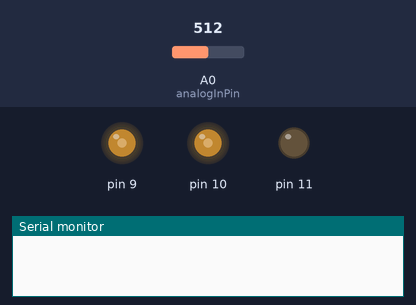
Recording of a sketch running on a simulated Arduino Uno, built with avr-gcc and run on an emulated ATmega328P. Shown: output pins drawn as LEDs (lit = HIGH), the last lines printed to the serial monitor. Inputs (shaded band) come from the test bench; at power-on: A0 (analogInPin) = 512.

Above: at 1.2 s.
1.3 s: A0 (analogInPin) set to 593
At 2.58 s:
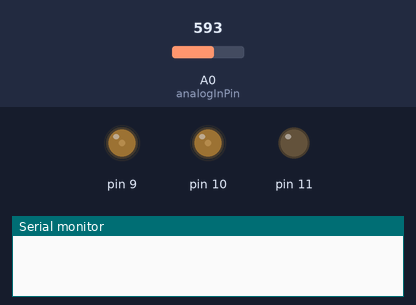
4.3 s: A0 (analogInPin) set to 618
At 4.72 s:
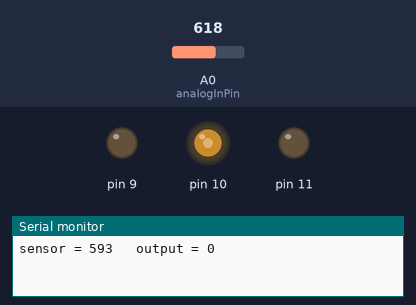
7.3 s: A0 (analogInPin) set to 390
At 7.46 s:
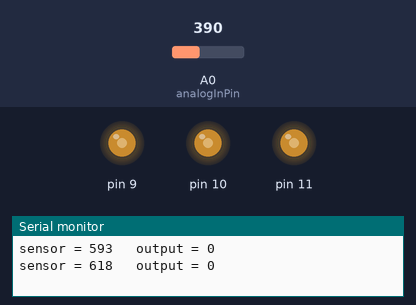
Timing chart, 0 to 16.3 s (numbered marks = the images above; inputs shaded):
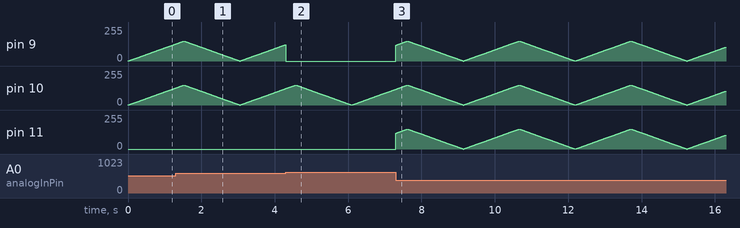

Measured:
- the behaviour switches between 600 and 601 on A0 (analogInPin) (found by bisection; images 1 and 2)

The sketch:

arduino_firefly.ino
```cpp
const int analogInPin = A0;
const int lights[] = {
  10, 9, 11 };

int sensorValue = 0;
int outputValue = 0;
int no = 0;

void setup() {
  Serial.begin(9600);
}

void loop() {
  // LIGHT ON AND OFF
  moodLight();

  // DEBUG
  sensorValue = analogRead(analogInPin);
  Serial.print("sensor = " );
  Serial.print(sensorValue);
  Serial.print("\t output = ");
  Serial.println(outputValue);

  delay(2);
}

void moodLight () {
  // TURN ON
  for ( int i = 0; i < 150; i++ ) {
    no = checkSensor(analogRead(analogInPin));

    lightOn(lights, no, i);
    delay(10);
  }

  // TURN OFF
  for ( int i = 150; i > 0; i-- ) {
    no = checkSensor(analogRead(analogInPin));

    lightOn(lights, no, i);
    delay(10);
  }
}

int checkSensor(int sensorValue) {
  if ( sensorValue > 750 ) {
    return 0;
  }
  else if ( sensorValue > 600 ) {
    return 1;
  }
  else if ( sensorValue > 400 ) {
    return 2;
  }
  else {
    return 3;
  }
}

void lightOn(const int LED[], int no, int i) {
  for ( int j = 0; j < no; j++ ) {
    analogWrite(LED[j], i);
  }

  for ( int k = 3; k >= no; k-- ) {
    analogWrite(LED[k], 0);
  }
}
```
